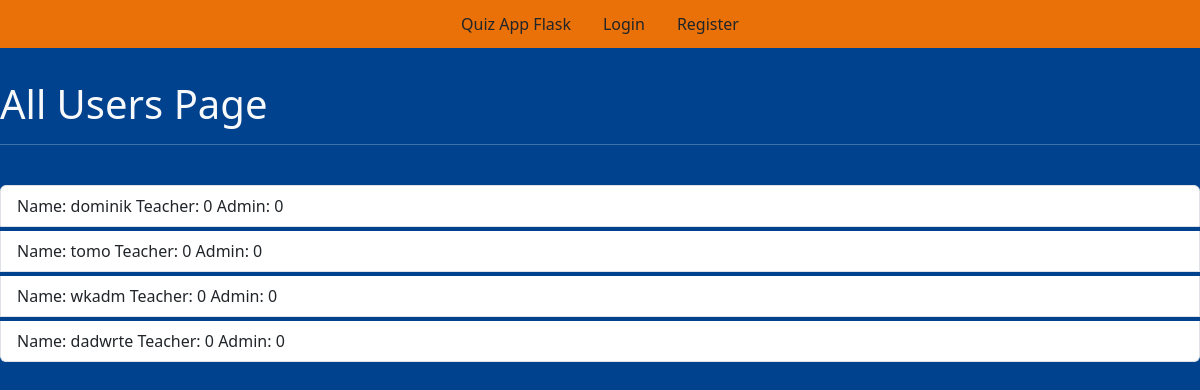
Before: /allusers with the older database file.
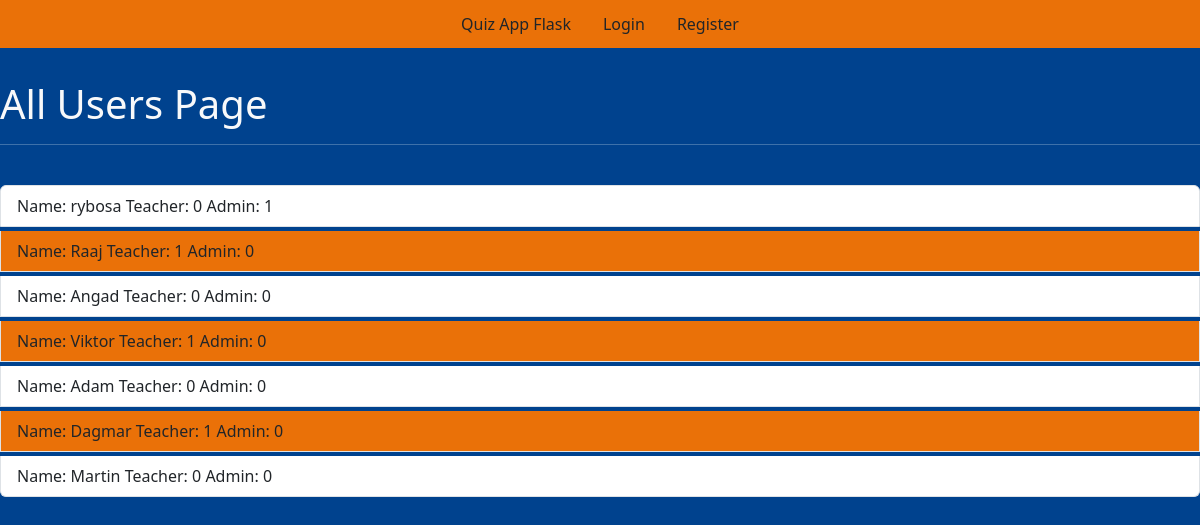
After: the same page with the newer database file.
### tables this page shows
CREATE TABLE users (id integer primary key autoincrement, name text not null, password text not null, teacher boolean not null, admin boolean not null);

### app.py (the view)
@app.route('/allusers', methods = ["POST", "GET"])
def allusers():
    user = get_current_user()
    db = getDatabase()
    user_cursor = db.execute("select * from users")
    allusers = user_cursor.fetchall()
    return render_template("allusers.html", user = user, allusers = allusers)

### app.py (called while the page is built)
@app.teardown_appcontext
def close_database(error):
    if hasattr(g, 'flaskapp_db'):
        g.flaskapp_db.close()

def get_current_user():
    user_result = None
    if 'user' in session:
        user = session['user']
        db = getDatabase()
        user_cursor = db.execute("select * from users where name = ?", [user])
        user_result = user_cursor.fetchone()
    return user_result

### database.py (called while the page is built)
def connect_to_database():
    sql = sqlite3.connect('C:/Users/ryto0/Desktop/flask-mat-main/flaskapp.db')
    sql.row_factory = sqlite3.Row
    return sql

def getDatabase():
    if not hasattr(g, "flaskapp_db"):
        g.flaskapp_db = connect_to_database()
    return g.flaskapp_db

### templates/allusers.html (shortened to what this page needs)
{% from "showlinks.html" import show_links %}
<!doctype html>
<html lang="cs">
<head>
    <link href="https://cdn.jsdelivr.net/npm/bootstrap@5.3.2/dist/css/bootstrap.min.css" rel="stylesheet">
    <link rel="stylesheet" type="text/css" href="{{ url_for('static', filename = 'home.css') }}">
</head>
<body>
    <div class="parent">
        <div class="header mb-2">
            {{ show_links(user) }}
        </div>
        <br class="questions_answered container text-light p-3">
        <h1 class="text-light">All Users Page</h1>
        <hr class="text-light" /><br/>
        <div class="list-group">
            {% if allusers %} {% for eachuser in allusers %}
            <a href="{{ url_for('promote', id = eachuser['id']) }}" class="list-group-item list-group-item-action mb-1 {% if eachuser['teacher'] == 1 %} linkcolor {% endif %}">
                    Name: {{ eachuser ['name']}}   Teacher: {{ eachuser['teacher'] }}   Admin: {{ eachuser['admin'] }}
                </a> {% endfor %} {% endif %}
        </div>
    </div>
</body>
</html>

### templates/showlinks.html (shortened to what this page needs)
{% macro show_links(user) %}
<ul class="nav justify-content-center p-1">
    <li class="nav-item">
        <a class="nav-link text-dark" aria-current="page" href="{{ url_for('index') }}">Quiz App Flask</a>
    </li>
    {% if not user %}
    <li class="nav-item">
        <a class="nav-link text-dark" href="{{ url_for('login') }}">Login</a>
    </li>
    <li class="nav-item">
        <a class="nav-link text-dark" href="{{ url_for('register') }}">Register</a>
    </li>
    {% endif %}
</ul>
{% endmacro %}

### static/home.css (style rules this page uses)
body { background-color: rgb(0, 66, 142); }
.header { background-color: rgb(234, 113, 8); }
.linkcolor { background-color: rgb(234, 113, 8); }

Changed rows visible on the page:
changed users: name "dominik" → "rybosa"; admin "0" → "1"
changed users: name "tomo" → "Raaj"; teacher "0" → "1"
changed users: name "wkadm" → "Angad"
changed users: name "dadwrte" → "Viktor"; teacher "0" → "1"
added users: name "Adam", teacher "0", admin "0"
added users: name "Dagmar", teacher "1", admin "0"
added users: name "Martin", teacher "0", admin "0"
